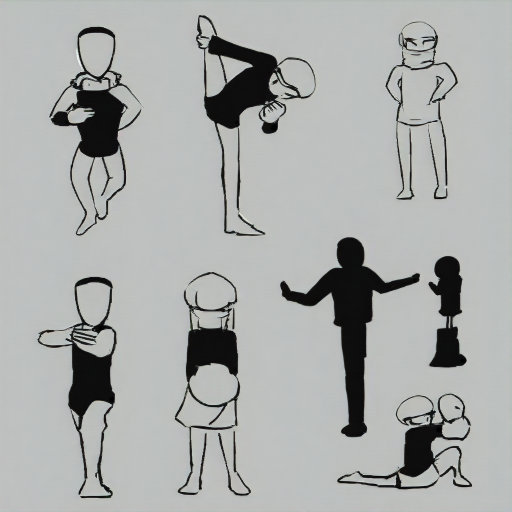
#> input picture assets/scatter_sheet_lineart_char.png, 1024 x 1024 px (shown at 1/2 size)
$ python -i line_extract.py   (imports and definitions only)
#> lines starting #> are read from the running program, lines starting #| are printed output that depends on the picture; after the words box and inside, x2 and y2 are one past the last pixel; in counts of white or black regions, pixels touching at a corner belong together
#> further down, picture is the input picture: shape (1024, 1024, 3); mean B, G, R 170.1, 171.5, 169
"""透明ホワイトボード用の線抽出 (背景差分 + 特定色フィルタ)。

== 仕様 (2026-06-01 確認) ==
カメラは *透明* ホワイトボードに描かれた線を撮る。 そのため 1 枚の画像に:
  - 手前 (カメラ側): 自分が描いた線
  - 奥 (反対側):     もう 1 人の人間が描いた線
  - さらに奥:        その人間の体 + 現実空間の背景が映り込む
が重なって写る。 線の色は統一だが、 背景・人体・映り込みを除いて
「描かれた線だけ」 を取り出したい。

== 手法 ==
2 つの手がかりを AND で組み合わせる:
  1. 背景差分: 空ボードを 1 枚撮って基準 (background) とし、
     |frame - background| が閾値超の画素 = 「新しく加わったもの」。
     静的な映り込み・室内背景を除去する。
  2. 色フィルタ: 線の色 (HSV 範囲、 または「暗い線」 = 低 V) に一致する
     画素のみ残す。 人体 (肌・服) や色付き背景を除去する。
線 = 「新規」 AND 「線の色」。 → 人体は色で、 静的背景は差分で落ちる。

注: 単一カメラでは手前/奥の線の分離は困難なので、 まず両側の線を
まとめて抽出する (near/far 分離は将来課題)。

出力は白背景・黒線の RGB 画像で、 既存パイプライン (vectorizer) の
入力スケッチとしてそのまま使える。

See: docs/20260601_scatter_and_transparent_board.md
"""
from __future__ import annotations

from typing import List, Optional, Tuple

import cv2
import numpy as np
from PIL import Image

HSVRange = Tuple[Tuple[int, int, int], Tuple[int, int, int]]

# OpenCV HSV: H 0-179, S 0-255, V 0-255。 red は hue が 0 と 179 で巻くので 2 範囲。
COLOR_PRESETS: dict = {
    "dark": None,    # 特殊: 低 V (暗い線) として扱う
    "black": None,
    "blue":  [((100, 70, 40), (130, 255, 255))],
    "red":   [((0, 70, 50), (10, 255, 255)), ((168, 70, 50), (179, 255, 255))],
    "green": [((38, 50, 35), (88, 255, 255))],
}


def color_mask(frame_bgr: np.ndarray, mode: str = "dark",
               dark_v_max: int = 90,
               hsv_ranges: Optional[List[HSVRange]] = None) -> np.ndarray:
    """線の色に一致する画素の 0/255 mask を返す。

    hsv_ranges を直接渡せば任意色。 None なら mode (COLOR_PRESETS) を使う。
    mode が "dark"/"black" (= preset 値 None) のときは V < dark_v_max。
    """
#> called with mode = 'dark', dark_v_max = 90
    hsv = cv2.cvtColor(frame_bgr, cv2.COLOR_BGR2HSV)
#> hsv: shape (1024, 1024, 3); mean H, S, V 74.3, 7.7, 171.9
    if hsv_ranges is None:
        hsv_ranges = COLOR_PRESETS.get(mode, None)
    if hsv_ranges is None:
        # 暗い線モード: 明度が低い画素 (色相に依らない)
        return ((hsv[:, :, 2] < dark_v_max).astype(np.uint8)) * 255
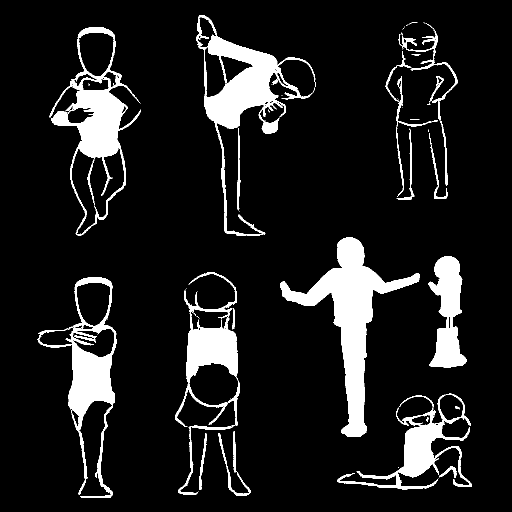
#> returned value: shape (1024, 1024) (shown at 1/2 size); 11% white; 76 white regions (45 under 20 px), largest, box (x1, y1, x2, y2) and area: (561, 475, 840, 874) 26069, (392, 30, 631, 472) 18649, (99, 54, 282, 471) 15997
    mask = np.zeros(frame_bgr.shape[:2], np.uint8)
    for lo, hi in hsv_ranges:
        mask |= cv2.inRange(hsv, np.array(lo, np.uint8), np.array(hi, np.uint8))
    return mask


# [8 lines left out: function bg_diff_mask, not called in this run]


def extract_lines(frame_bgr: np.ndarray,
                  background_bgr: Optional[np.ndarray] = None,
                  mode: str = "dark",
                  dark_v_max: int = 90,
                  hsv_ranges: Optional[List[HSVRange]] = None,
                  diff_thresh: int = 30,
                  open_ksize: int = 3,
                  close_ksize: int = 3,
                  min_blob: int = 12) -> np.ndarray:
    """背景差分 + 色フィルタで線 mask (0/255, 255=線) を返す。

    background_bgr が None のときは色フィルタのみ (背景差分なし)。
    """
    mask = color_mask(frame_bgr, mode, dark_v_max, hsv_ranges)
    if background_bgr is not None:
        fg = bg_diff_mask(frame_bgr, background_bgr, diff_thresh)
        mask = cv2.bitwise_and(mask, fg)
    if open_ksize > 0:
        mask = cv2.morphologyEx(
            mask, cv2.MORPH_OPEN, np.ones((open_ksize, open_ksize), np.uint8))
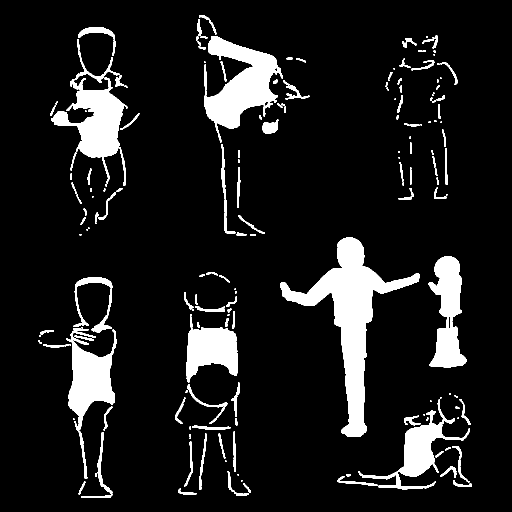
#> mask: shape (1024, 1024) (shown at 1/2 size); 10.4% white; 213 white regions (65 under 20 px), largest, box (x1, y1, x2, y2) and area: (561, 475, 840, 874) 26020, (408, 72, 566, 266) 14432, (102, 155, 255, 367) 11639
    if close_ksize > 0:
        mask = cv2.morphologyEx(
            mask, cv2.MORPH_CLOSE, np.ones((close_ksize, close_ksize), np.uint8))
#> mask: shape (1024, 1024); 10.5% white; 121 white regions (26 under 20 px), largest, box (x1, y1, x2, y2) and area: (561, 475, 840, 874) 26033, (408, 72, 572, 285) 15020, (102, 54, 279, 373) 14345
    if min_blob > 0:
        n, lab, stats, _ = cv2.connectedComponentsWithStats(
            (mask > 0).astype(np.uint8))
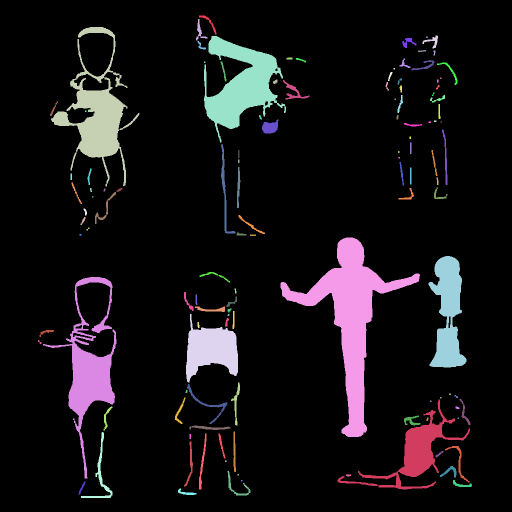
#> lab: shape (1024, 1024) int32 (shown at 1/2 size); 122 distinct labels, from 0 to 121; one colour per label, 0 black
#> n = 122; stats = 122 rows, first 6: [0, 0, 1024, 1024, 938452], [398, 31, 35, 38, 209], [392, 38, 23, 43, 252], [102, 54, 177, 319, 14345], [845, 71, 31, 26, 249], [408, 72, 164, 213, 15020]
        keep = np.zeros_like(mask)
        for i in range(1, n):
            if stats[i, cv2.CC_STAT_AREA] >= min_blob:
                keep[lab == i] = 255
        mask = keep
    return mask


# [57 lines left out: functions mask_to_lineart, extract_lines_image, _cli, _smoke, not called in this run]


# [6 lines not run here, left out]

>>> import cv2
>>> picture = cv2.imread('../assets/scatter_sheet_lineart_char.png')
>>> result = extract_lines(picture)
